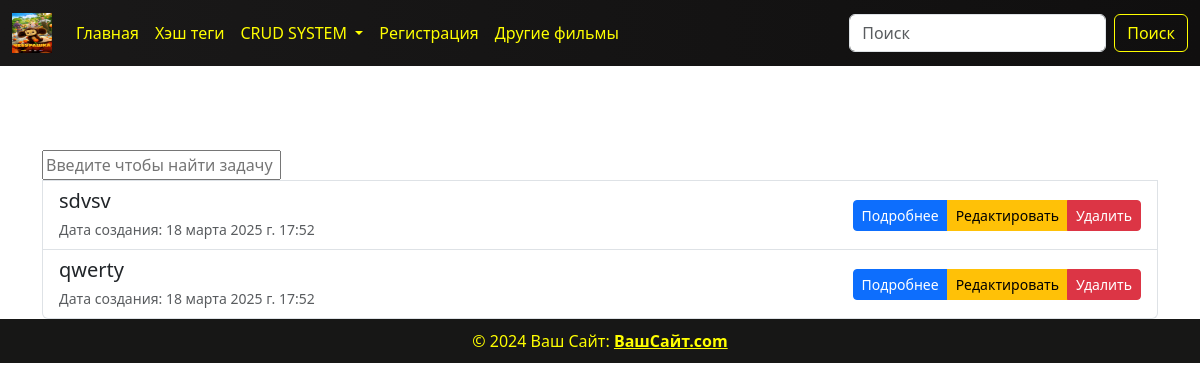
The page /task_list/ on the database as committed earlier.
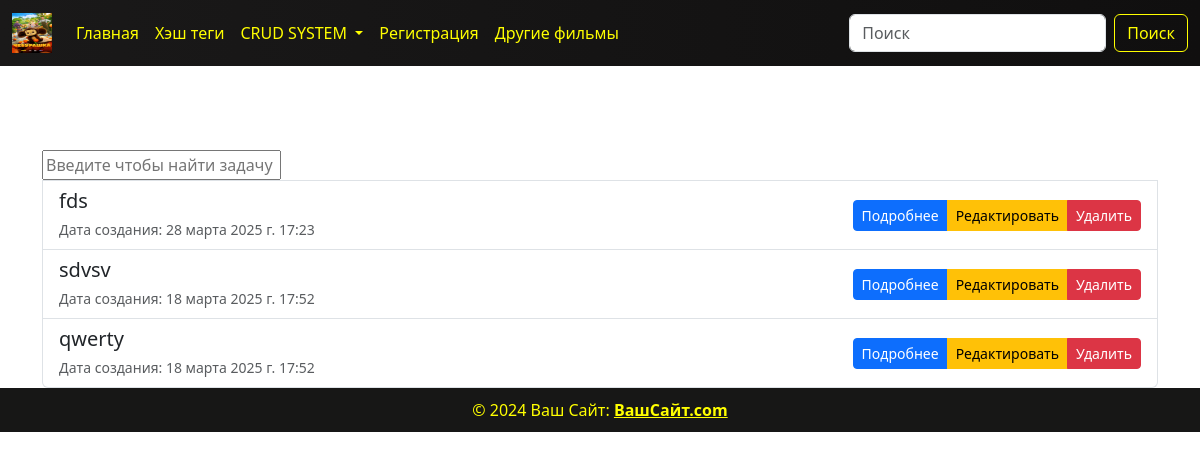
The same page on the database as committed later.
### crud/models.py (models this page shows, shortened)
class TodoList(models.Model):
    STATUS = (
        ('✅', '✅'),
        ('❌', '❌')
    )
    title = models.CharField(max_length=100)
    choice_films = models.ForeignKey(Films, on_delete=models.CASCADE)
    status = models.CharField(max_length=20, choices=STATUS, default='❌')
    created_at = models.DateTimeField(auto_now_add=True)
    updated_at = models.DateTimeField(auto_now=True)

### crud/views.py (the view)
# urls.py: path('task_list/', views.TaskListView.as_view(), name='task_list'),
class TaskListView(generic.ListView):
    template_name = 'crud/tasks_list.html'
    context_object_name = 'task'
    model = models.TodoList
    def get_queryset(self):
        return self.model.objects.all().order_by('-id')

### templates/crud/tasks_list.html (shortened to what this page needs)
{% load static %}
<!DOCTYPE html>
<html lang="en">
<head>
    <link href="https://cdn.jsdelivr.net/npm/bootstrap@5.3.3/dist/css/bootstrap.min.css" rel="stylesheet"
>
    <link rel="stylesheet" href="{% static 'css/show.css' %}">
</head>
<body>
{% include 'components/header.html' %}
<div class="container mt-4">
<div class="text-center-div">
        <h1 class="text-center">Список задач</h1>
    </div>
    <div class="list-group">
        <form action="" method="GET">
            <input type="text" type="search" placeholder="Введите чтобы найти задачу">
        </form>
        {% for i in task %}
            <div class="list-group-item d-flex justify-content-between align-items-center flex-wrap">
                <div>
                    <h5 class="mb-1">{{ i.title }}</h5>
                    <small class="text-muted">Дата создания: {{ i.created_at }}</small>
                </div>
                <div class="btn-group">
                    <a href="/task_list/{{ i.id }}/" class="btn btn-primary btn-sm">Подробнее</a>
                    <a href="/task_list/{{ i.id }}/update/" class="btn btn-warning btn-sm">Редактировать</a>
                    <a href="/task_list/{{ i.id }}/delete/" class="btn btn-danger btn-sm">Удалить</a>
                </div>
            </div>
        {% empty %}
            <p class="text-center">Задач пока нет.</p>
        {% endfor %}
    </div>
</div>
{% include 'components/footer.html' %}
</body>
</html>

### templates/components/header.html (shortened to what this page needs)
{% load static %}
<nav class="navbar navbar-expand-lg bg-body-tertiary fixed-top"
     style="background: linear-gradient(to right, #1a1919, #100f0f);">
    <div class="container-fluid">
        <a class="navbar-brand" href="#">
            <img src="{% static 'image/logo.jpg' %}"
                 alt="Logo" style="width: 40px; height: 40px;">
        </a>
        <div class="collapse navbar-collapse" id="navbarSupportedContent">
            <ul class="navbar-nav me-auto mb-2 mb-lg-0">
                <li class="nav-item">
                    <a class="nav-link active" aria-current="page" href="{% url 'films' %}" style="color: yellow;">Главная</a>
                </li>
                <li class="nav-item">
                    <a class="nav-link" href="{% url 'all' %}" style="color: yellow;">Хэш теги</a>
                </li>
                <li class="nav-item dropdown">
                    <a class="nav-link dropdown-toggle" href="#" role="button" data-bs-toggle="dropdown"
                       aria-expanded="false" style="color: yellow;">
                        CRUD SYSTEM
                    </a>
                </li>
                <li class="nav-item">
                    <a class="nav-link enable" href="{% url 'users:register' %}" style="color: yellow;">Регистрация</a>
                </li>
                <li class="nav-item">
                    <a class="nav-link enable" href="{% url 'rezka_list' %}" style="color: yellow;">Другие фильмы</a>
                </li>
            </ul>
            <form action="{% url 'search' %}" method="GET" class="d-flex" role="search">
                <input class="form-control me-2" type="text" name="q" type="search"  placeholder="Поиск" aria-label="Поиск">
                <button class="btn btn-outline-success" type="submit" style="color: yellow; border-color: yellow;">
                    Поиск
                </button>
            </form>
        </div>
    </div>
</nav>

### templates/components/footer.html (shortened to what this page needs)
<footer>
    © 2024 Ваш Сайт:
    <a class="text-reset fw-bold" href="#" style="color: yellow;">ВашСайт.com</a>
</footer>

### static/css/show.css (style rules this page uses)
body { display: flex; flex-direction: column; min-height: 100vh; padding-top: 70px; background: url("https://i.pinimg.com/736x/e3/7d/a9/e37da92d1e32051af32a81a8950733f3.jpg"); background-repeat: no-repeat; background-size: cover; background-position: center; }
footer { background-color: #171716; color: yellow; text-align: center; padding: 10px; }
.text-center-div h1 { color: white; }

Rows that differ between the two databases and show on the page:
added TodoList: title "fds", created_at "28 марта 2025 г. 17:23"
